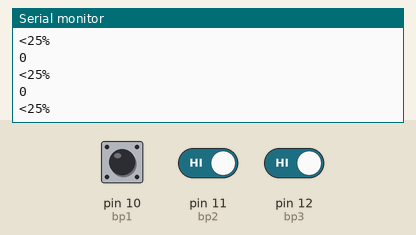
This sketch was run on a simulated Arduino Uno, built with avr-gcc and run on an emulated ATmega328P. On the bench: the last lines printed to the serial monitor. The inputs (shaded band) are chosen by the test bench; at power-on: pin 10 (bp1) HIGH, pin 11 (bp2) HIGH, pin 12 (bp3) HIGH.

Above: at 1.2 s.
1.3 s: pin 10 (bp1) pulled LOW for 0.15 s
At 1.31 s:
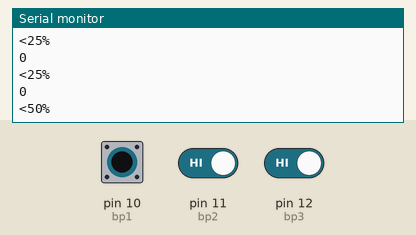
2.9 s: pin 10 (bp1) driven LOW and pin 11 (bp2) driven LOW and pin 12 (bp3) driven LOW
At 2.91 s:
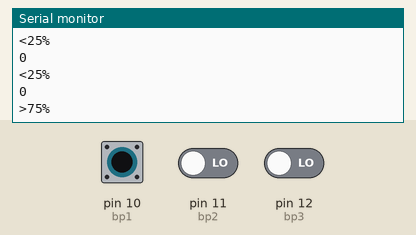
4.5 s: pin 10 (bp1) driven HIGH
At 8.22 s:
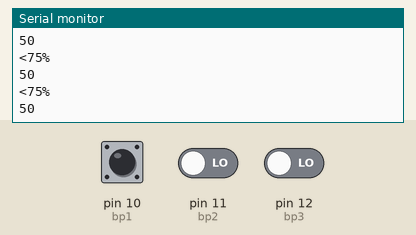
Timing chart, 0 to 9.7 s (numbered marks = the images above; inputs shaded):
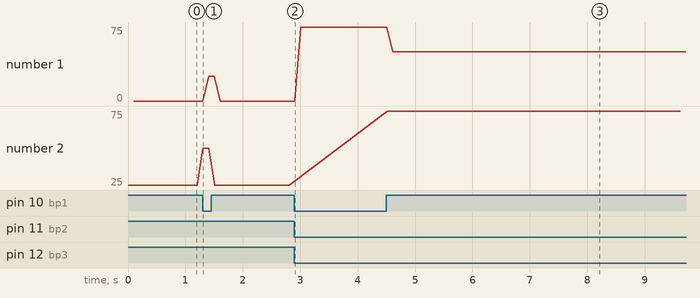

Measured:
- after the input at 1.3 s, the serial monitor: prints a new line at once (image 1)
- after the input at 2.9 s, the serial monitor: prints a new line at once (image 2)
- after the input at 4.5 s, the serial monitor: prints a new line at once (image 3)
- plotted number 1: 0 → 75 after the input at 2.9 s, 75 → 50 after the input at 4.5 s

The sketch:

Slave_3.ino
```cpp
#include <Wire.h>

int z = 0;


int bp1 = 10;
int bp2 = 11;
 int bp3 = 12;

  int state = 0;


void setup() {
  Serial.begin(9600);
pinMode(bp1, INPUT_PULLUP);
 pinMode(bp2,INPUT_PULLUP);
 pinMode(bp3, INPUT_PULLUP);
 Wire.begin(3);                // join i2c bus with address #8
 Wire.onRequest(requestEvent3); // register event

}


void loop() {
  state = 0;


   if(digitalRead(bp1) == LOW){
   state += 1;
 }
 if(digitalRead(bp2) == LOW){
   state += 1;
 }
 if(digitalRead(bp3) == LOW){
   state += 1;
 }

  switch (state){
   case 0:
Serial.println("<25%");
 z = 0;


   break;
   case 1:
Serial.println("<50%");
 z = 25;


   break;
   case 2:
Serial.println("<75%");
 z = 50;


   break;
      case 3:
Serial.println(">75%");
 z = 75;


   break;
   default:
Serial.println(100);
  }

delay(100);

Serial.println(z);
}


void requestEvent3() {

        Wire.write(z);


}
```
